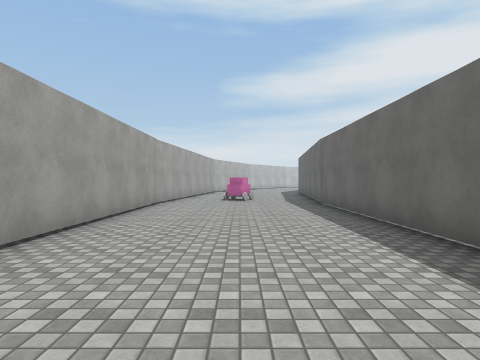
view 1 (above)

17 first-person views from a walk through a scene from a Unity 3-D project. The camera is 1.4 m above the floor, looks level and sees 75° across. The floor is counted in squares, 2 m on a side. Each view is taken from the middle of a square. On the plan, view 1 faces up. The plan holds only what a view shows up to about 10 squares ahead; the rest is blank. The place goes on beyond the plan. The player is left out. Surface patterns are stand-ins for the level's own textures.

view 2
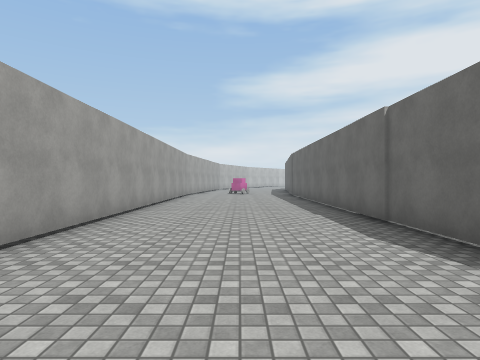

view 3
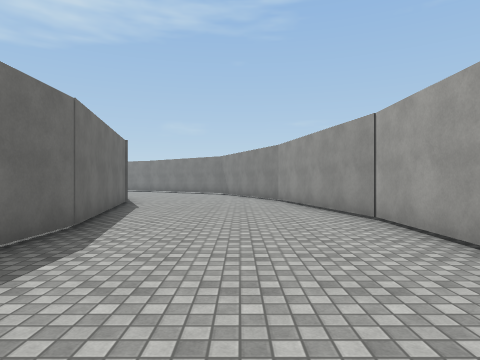

view 4
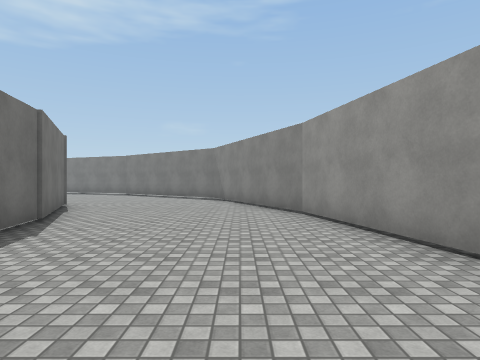

view 5
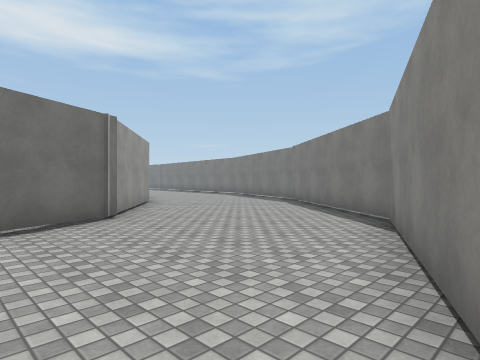

view 6
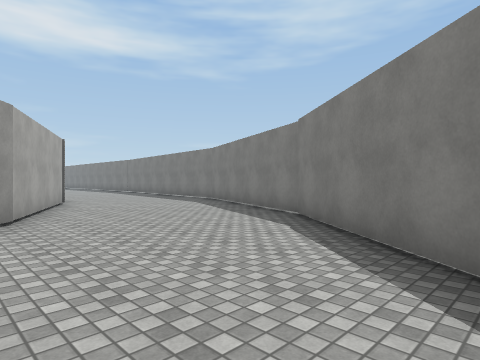

view 7
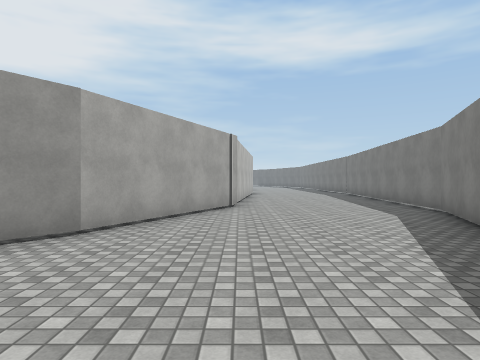

view 8
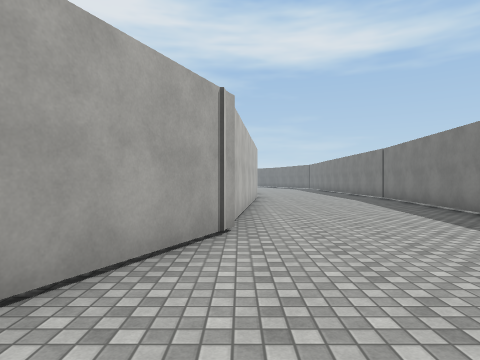

view 9
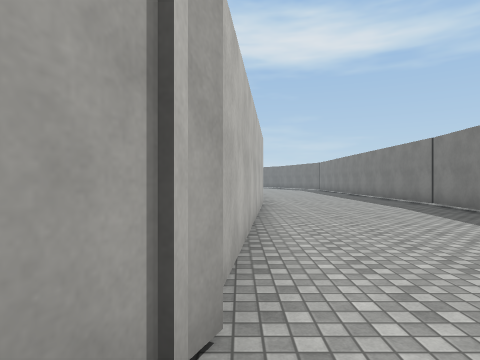

view 10
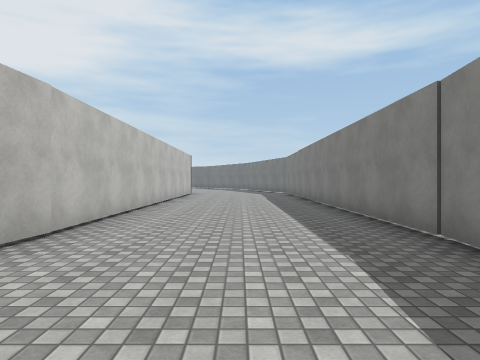

view 11
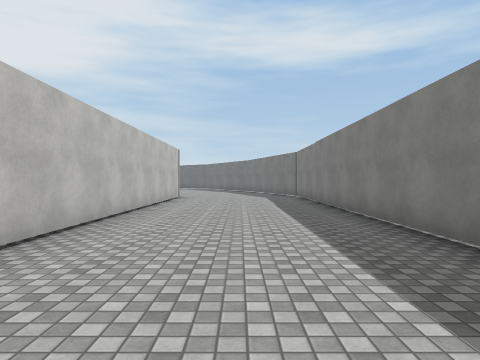

view 12
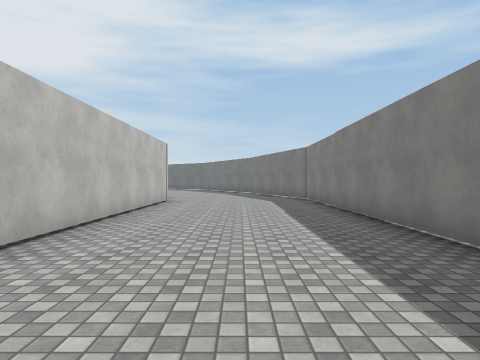

view 13
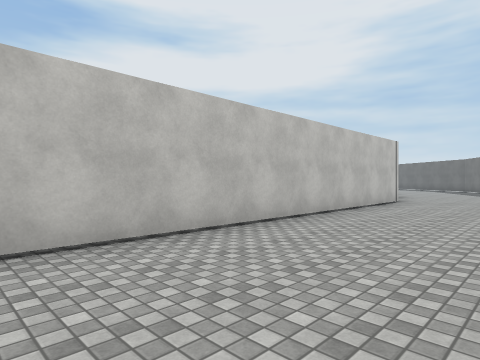

view 14
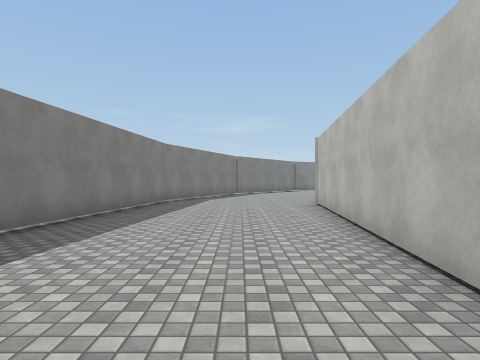

view 15
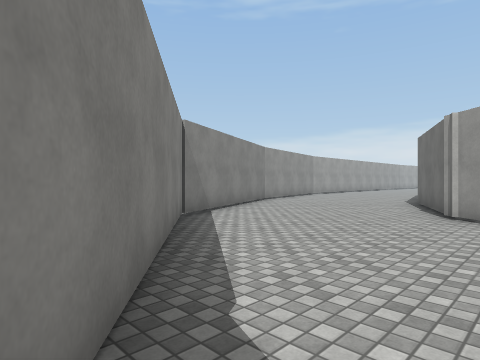

view 16
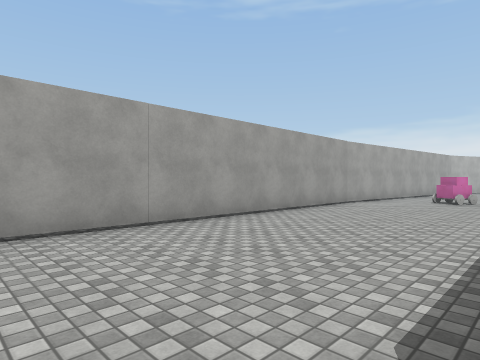

view 17
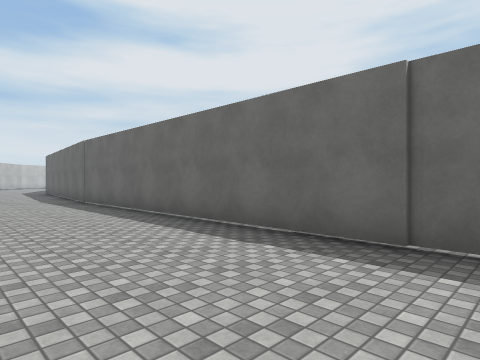

### Floor plan
Points are (right, up) in squares from view 1. A wall is a line through its corners. A room is listed if a view was taken in it or the views show most of it. See-through windows are left out.
Room 1 (views 1, 2, 3, 4, 5, 6, 7, 8, 9, 10, 11, 12, 13, 14, 15, 16, 17)
walls: (8.1, -13) (4.7, -10.4) (3.3, -7.3); (5.5, -17.2) (10.9, -19.4); (12.5, -15) (8, -12.9); (3.4, -7.2) (2.3, -2.4); (10.8, -19.4) (19.8, -20.4); (-1.3, -8.4) (1, -13.6) (5.5, -17.1); (2.3, -2.5) (2.3, 8.9) (2.4, 10); (19.9, -15.7) (11.9, -14.8); (19.6, -20.3) (31, -20.3); (31.4, -15.6) (19.9, -15.6); (-2.3, 10) (-2.4, 9) (-2.4, -3.5) (-1.3, -8.5)
objects: other object (0, 10)

Positions as (right, up) in squares from view 1, and headings:
1: (0, 0), facing up
2: (0, -5), facing up
3: (0, 2), facing down
4: (0, -2), facing down
5: (-1, -8), facing down-right
6: (2, -12), facing down-right
7: (4, -15), facing right
8: (8, -15), facing right
9: (11, -15), facing right
10: (16, -18), facing right
11: (19, -18), facing right
12: (21, -18), facing right
13: (21, -19), facing up-right
14: (21, -17), facing left
15: (6, -17), facing up-left
16: (2, 0), facing up-left
17: (-1, -1), facing up-right
